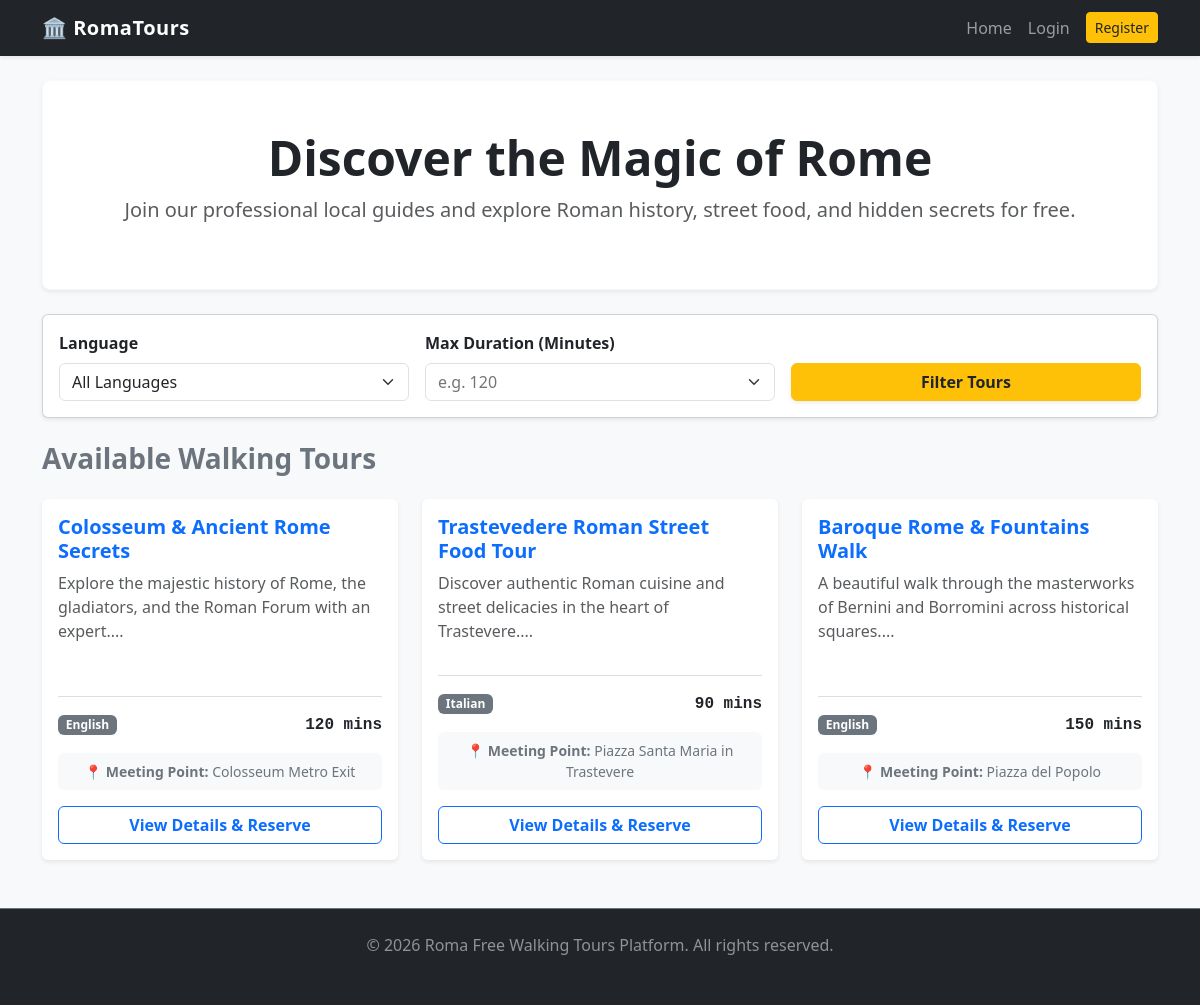
The page / on the database its author committed.
### tables this page shows
CREATE TABLE tours (
    id INTEGER PRIMARY KEY AUTOINCREMENT,
    title TEXT NOT NULL,
    guide_id INTEGER NOT NULL,
    meeting_point TEXT NOT NULL,
    duration INTEGER NOT NULL, -- Estimated in minutes
    language TEXT NOT NULL,
    max_participants INTEGER NOT NULL,
    description TEXT NOT NULL,
    stops TEXT NOT NULL,       -- Comma-separated landmark destinations
    photo_1 TEXT, photo_2 TEXT, photo_3 TEXT, photo_4 TEXT, photo_5 TEXT,
    FOREIGN KEY (guide_id) REFERENCES users(id)
);

### app.py (the view)
@app.route('/')
def index():
    conn = get_db_connection()
    lang_filter = request.args.get('language', '')
    duration_filter = request.args.get('duration', '')
    query = 'SELECT * FROM tours WHERE 1=1'
    params = []
    if lang_filter:
        query += ' AND language = ?'
        params.append(lang_filter)
    if duration_filter:
        query += ' AND duration <= ?'
        params.append(int(duration_filter))
    tours = conn.execute(query, params).fetchall()
    conn.close()
    return render_template('index.html', tours=tours)

### app.py (called while the page is built)
def get_db_connection():
    conn = sqlite3.connect('database.db')
    conn.row_factory = sqlite3.Row
    return conn

@app.context_processor
def inject_now():
    return {'current_year': 2026}

### templates/index.html (shortened to what this page needs)
{% extends 'base.html' %}
{% block content %}
<div class="p-5 mb-4 bg-white rounded-3 shadow-sm border border-light text-center">
    <h1 class="display-5 fw-bold text-dark">Discover the Magic of Rome</h1>
    <p class="lead text-muted">Join our professional local guides and explore Roman history, street food, and hidden secrets for free.</p>
</div>
<div class="card shadow-sm mb-4">
    <div class="card-body">
        <form method="GET" action="{{ url_for('index') }}" class="row g-3 align-items-end">
            <div class="col-md-4">
                <label for="language" class="form-label fw-semibold">Language</label>
                <select name="language" id="language" class="form-select">
                    <option value="">All Languages</option>
                </select>
            </div>
            <div class="col-md-4">
                <label for="duration" class="form-label fw-semibold">Max Duration (Minutes)</label>
                <input type="number" name="duration" id="duration" class="form-select" placeholder="e.g. 120">
            </div>
            <div class="col-md-4 d-grid">
                <button type="submit" class="btn btn-warning text-dark fw-bold shadow-sm">Filter Tours</button>
            </div>
        </form>
    </div>
</div>
<h2 class="h3 mb-4 fw-bold text-secondary">Available Walking Tours</h2>
<div class="row row-cols-1 row-cols-md-3 g-4">
    {% for tour in tours %}
    <div class="col">
        <div class="card h-100 shadow-sm border-0">
            <div class="card-body d-flex flex-column">
                <h5 class="card-title fw-bold text-primary">{{ tour.title }}</h5>
                <p class="card-text text-muted flex-grow-1">{{ tour.description[:120] }}...</p>
                <hr class="text-black-50">
                <div class="d-flex justify-content-between align-items-center mb-3">
                    <span class="badge bg-secondary">{{ tour.language }}</span>
                    <span class="text-dark font-monospace fw-bold">{{ tour.duration }} mins</span>
                </div>
                <div class="bg-light p-2 rounded mb-3 text-center small text-secondary">
                    📍 <strong>Meeting Point:</strong> {{ tour.meeting_point }}
                </div>
                <a href="{{ url_for('tour_details', tour_id=tour.id) }}" class="btn btn-outline-primary w-100 mt-auto fw-semibold">View Details & Reserve</a>
            </div>
        </div>
    </div>
    {% else %}
    <div class="col-12 text-center my-5">
        <p class="text-muted fs-5">No walking tours match your filter criteria at the moment.</p>
    </div>
    {% endfor %}
</div>
{% endblock %}

### templates/base.html (shortened to what this page needs)
<!DOCTYPE html>
<html lang="en">
<head>
    <link href="https://cdn.jsdelivr.net/npm/bootstrap@5.3.0/dist/css/bootstrap.min.css" rel="stylesheet">
    <link rel="stylesheet" href="{{ url_for('static', filename='css/style.css') }}">
</head>
<body class="bg-light">
    <nav class="navbar navbar-expand-lg navbar-dark bg-dark shadow-sm">
        <div class="container">
            <a class="navbar-brand fw-bold" href="{{ url_for('index') }}">🏛️ RomaTours</a>
            <div class="collapse navbar-collapse" id="navbarNav">
                <ul class="navbar-nav ms-auto">
                    <li class="nav-item">
                        <a class="nav-link" href="{{ url_for('index') }}">Home</a>
                    </li>
                    {% if current_user.is_authenticated %}
                        {% if current_user.role == 'admin' %}
                            <li class="nav-item"><a class="nav-link text-warning" href="{{ url_for('admin_dashboard') }}">Admin Dashboard</a></li>
                        {% elif current_user.role == 'guide' %}
                            <li class="nav-item"><a class="nav-link" href="{{ url_for('guide_profile') }}">Guide Profile</a></li>
                        {% else %}
                            <li class="nav-item"><a class="nav-link" href="{{ url_for('participant_profile') }}">My Reservations</a></li>
                        {% endif %}
                        <li class="nav-item">
                            <a class="btn btn-outline-light btn-sm ms-2 mt-1" href="{{ url_for('logout') }}">Logout ({{ current_user.first_name }})</a>
                        </li>
                    {% else %}
                        <li class="nav-item"><a class="nav-link" href="{{ url_for('login') }}">Login</a></li>
                        <li class="nav-item"><a class="btn btn-warning btn-sm ms-2 mt-1 text-dark" href="{{ url_for('register') }}">Register</a></li>
                    {% endif %}
                </ul>
            </div>
        </div>
    </nav>
    <main class="container my-4">
        {% block content %}{% endblock %}
    </main>
    <footer class="bg-dark text-white-50 text-center py-4 mt-5 border-top border-secondary">
        <div class="container">
            <p class="mb-0">&copy; {{ current_year }} Roma Free Walking Tours Platform. All rights reserved.</p>
            <small class="text-muted">Developed individually for University Exam Project Submissions.</small>
        </div>
    </footer>
</body>
</html>

### static/css/style.css (style rules this page uses)
body { font-family: 'Segoe UI', Tahoma, Geneva, Verdana, sans-serif; color: #333333; }
.navbar-brand { letter-spacing: 0.5px; }
.card { transition: transform 0.2s ease, box-shadow 0.2s ease; }

### rows shown on the page
tours: title "Colosseum & Ancient Rome Secrets", description "Explore the majestic history of Rome, the gladiators, and the Roman Forum with an expert.", language "English", duration "120", meeting_point "Colosseum Metro Exit"
tours: title "Trastevedere Roman Street Food Tour", description "Discover authentic Roman cuisine and street delicacies in the heart of Trastevere.", language "Italian", duration "90", meeting_point "Piazza Santa Maria in Trastevere"
tours: title "Baroque Rome & Fountains Walk", description "A beautiful walk through the masterworks of Bernini and Borromini across historical squares.", language "English", duration "150", meeting_point "Piazza del Popolo"

### other values the page prints
{{ current_year }} "2026"
